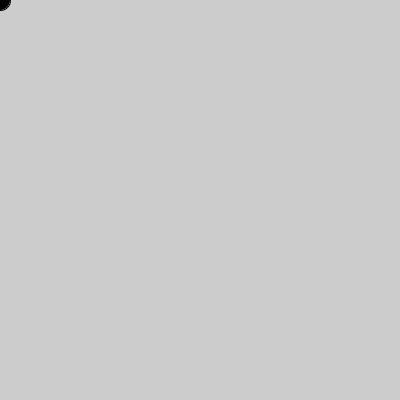
Frame 1 (no input)
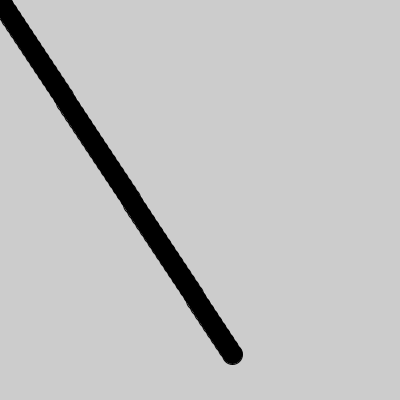
Frame 60 (the mouse pressed at the canvas centre just before this capture)
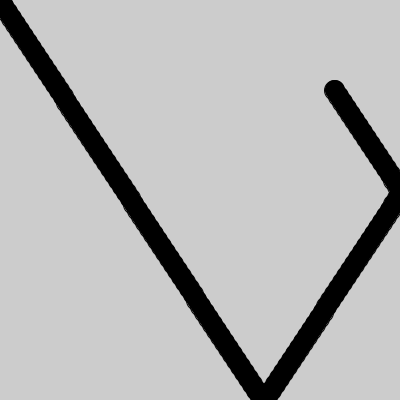
Frame 120 (the mouse held since frame 60 and released just before this capture)

The Processing sketch that drew these frames (run headless with seeded random() and noise(); from frame 60 on, the mouse is pressed at the canvas centre):

// Processing sketch: processing_96644
// ── processing_96644.pde

//It's just a bouncing ball that draws random backgrounds,
//since the background function is absent it won't be redrawn thus leaving a "trace" behind.
float x = 0;
float y = 0;
float xspeed = random(2,5);
float yspeed = 6;

void setup (){
  size (400,400);
}

void draw () {
  smooth ();
  fill (0);
  ellipse (x,y,20,20);
  //The moving logic I'll apply many other times.
  x += xspeed;
  y += yspeed;
  //The bounduaries logic I'll also use for the pong.
  if ( y > height || y < 0 ){
    yspeed= yspeed*-1; }
    
    if ( x > width || x < 0 ){
    xspeed= xspeed*-1; }
}
